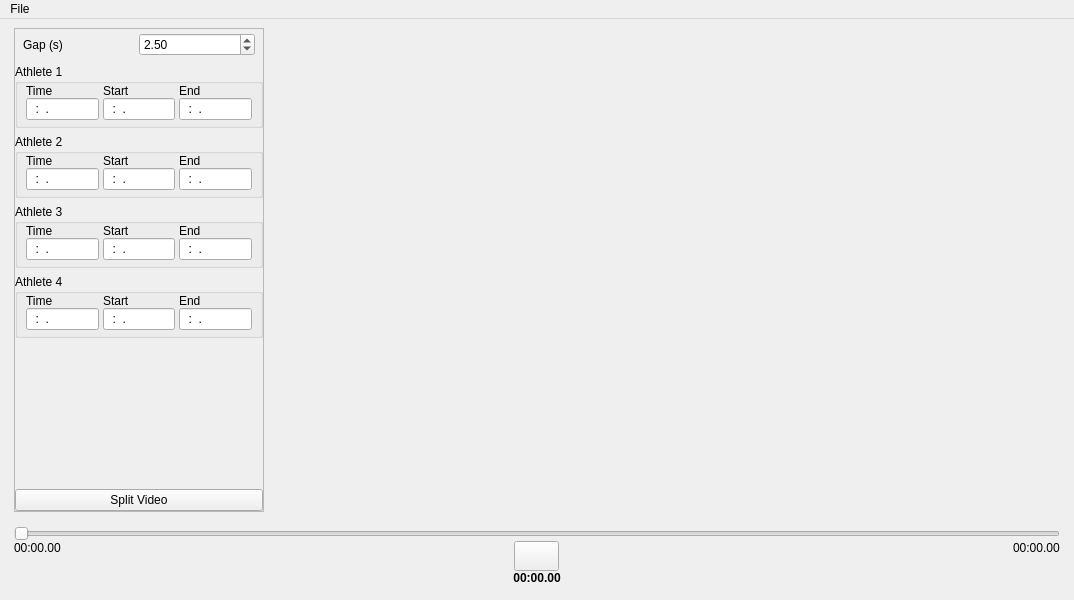
<?xml version="1.0" encoding="UTF-8"?>
<ui version="4.0">
 <class>VideoSplitter</class>
 <widget class="QMainWindow" name="VideoSplitter">
  <property name="geometry">
   <rect>
    <x>0</x>
    <y>0</y>
    <width>1074</width>
    <height>600</height>
   </rect>
  </property>
  <property name="windowTitle">
   <string>Video Slicer</string>
  </property>
  <property name="windowIcon">
   <iconset resource="../Resources/resources.qrc">
    <normaloff>:/Resources/bread.png</normaloff>:/Resources/bread.png</iconset>
  </property>
  <widget class="QWidget" name="centralwidget">
   <layout class="QGridLayout" name="gridLayout_2">
    <property name="leftMargin">
     <number>5</number>
    </property>
    <property name="topMargin">
     <number>0</number>
    </property>
    <property name="rightMargin">
     <number>5</number>
    </property>
    <property name="bottomMargin">
     <number>0</number>
    </property>
    <property name="spacing">
     <number>0</number>
    </property>
    <item row="0" column="0">
     <widget class="QWidget" name="ContainerUpper" native="true">
      <layout class="QGridLayout" name="gridLayout_13">
       <item row="0" column="0">
        <widget class="QScrollArea" name="scrollArea">
         <property name="sizePolicy">
          <sizepolicy hsizetype="Preferred" vsizetype="Preferred">
           <horstretch>0</horstretch>
           <verstretch>0</verstretch>
          </sizepolicy>
         </property>
         <property name="maximumSize">
          <size>
           <width>250</width>
           <height>16777215</height>
          </size>
         </property>
         <property name="focusPolicy">
          <enum>Qt::FocusPolicy::NoFocus</enum>
         </property>
         <property name="widgetResizable">
          <bool>true</bool>
         </property>
         <widget class="QWidget" name="scrollAreaWidgetContents">
          <property name="geometry">
           <rect>
            <x>0</x>
            <y>0</y>
            <width>246</width>
            <height>466</height>
           </rect>
          </property>
          <layout class="QGridLayout" name="gridLayout_7">
           <property name="leftMargin">
            <number>0</number>
           </property>
           <property name="topMargin">
            <number>0</number>
           </property>
           <property name="rightMargin">
            <number>0</number>
           </property>
           <property name="bottomMargin">
            <number>0</number>
           </property>
           <property name="horizontalSpacing">
            <number>0</number>
           </property>
           <item row="8" column="0">
            <widget class="QGroupBox" name="AthleteGB_4">
             <property name="title">
              <string>Athlete 4</string>
             </property>
             <layout class="QGridLayout" name="gridLayout_6">
              <property name="leftMargin">
               <number>8</number>
              </property>
              <property name="topMargin">
               <number>0</number>
              </property>
              <property name="rightMargin">
               <number>8</number>
              </property>
              <property name="bottomMargin">
               <number>5</number>
              </property>
              <property name="horizontalSpacing">
               <number>4</number>
              </property>
              <property name="verticalSpacing">
               <number>0</number>
              </property>
              <item row="1" column="2">
               <widget class="QLineEdit" name="EndLE_4">
                <property name="inputMask">
                 <string>00:00.00</string>
                </property>
               </widget>
              </item>
              <item row="0" column="2" alignment="Qt::AlignmentFlag::AlignBottom">
               <widget class="QLabel" name="End_label_4">
                <property name="text">
                 <string>End</string>
                </property>
               </widget>
              </item>
              <item row="0" column="1" alignment="Qt::AlignmentFlag::AlignBottom">
               <widget class="QLabel" name="Start_label_4">
                <property name="text">
                 <string>Start</string>
                </property>
               </widget>
              </item>
              <item row="1" column="1">
               <widget class="QLineEdit" name="StartLE_4">
                <property name="inputMask">
                 <string>00:00.00</string>
                </property>
               </widget>
              </item>
              <item row="1" column="0">
               <widget class="QLineEdit" name="TimeLE_4">
                <property name="inputMask">
                 <string>00:00.00</string>
                </property>
               </widget>
              </item>
              <item row="0" column="0">
               <widget class="QLabel" name="TimeLabel_4">
                <property name="text">
                 <string>Time</string>
                </property>
               </widget>
              </item>
             </layout>
            </widget>
           </item>
           <item row="4" column="0">
            <widget class="QWidget" name="GapContainer" native="true">
             <layout class="QGridLayout" name="gridLayout_3">
              <property name="leftMargin">
               <number>8</number>
              </property>
              <property name="topMargin">
               <number>4</number>
              </property>
              <property name="rightMargin">
               <number>8</number>
              </property>
              <property name="bottomMargin">
               <number>2</number>
              </property>
              <property name="spacing">
               <number>0</number>
              </property>
              <item row="0" column="0">
               <widget class="QLabel" name="GapLabel">
                <property name="text">
                 <string>Gap (s)</string>
                </property>
               </widget>
              </item>
              <item row="0" column="1">
               <widget class="QDoubleSpinBox" name="GapSB">
                <property name="focusPolicy">
                 <enum>Qt::FocusPolicy::StrongFocus</enum>
                </property>
                <property name="minimum">
                 <double>1.000000000000000</double>
                </property>
                <property name="value">
                 <double>2.500000000000000</double>
                </property>
               </widget>
              </item>
             </layout>
            </widget>
           </item>
           <item row="9" column="0">
            <spacer name="verticalSpacer">
             <property name="orientation">
              <enum>Qt::Orientation::Vertical</enum>
             </property>
             <property name="sizeHint" stdset="0">
              <size>
               <width>20</width>
               <height>40</height>
              </size>
             </property>
            </spacer>
           </item>
           <item row="6" column="0">
            <widget class="QGroupBox" name="AthleteGB_2">
             <property name="title">
              <string>Athlete 2</string>
             </property>
             <layout class="QGridLayout" name="gridLayout_4">
              <property name="leftMargin">
               <number>8</number>
              </property>
              <property name="topMargin">
               <number>0</number>
              </property>
              <property name="rightMargin">
               <number>8</number>
              </property>
              <property name="bottomMargin">
               <number>5</number>
              </property>
              <property name="horizontalSpacing">
               <number>4</number>
              </property>
              <property name="verticalSpacing">
               <number>0</number>
              </property>
              <item row="1" column="2">
               <widget class="QLineEdit" name="EndLE_2">
                <property name="inputMask">
                 <string>00:00.00</string>
                </property>
               </widget>
              </item>
              <item row="0" column="1" alignment="Qt::AlignmentFlag::AlignBottom">
               <widget class="QLabel" name="Start_label_2">
                <property name="text">
                 <string>Start</string>
                </property>
               </widget>
              </item>
              <item row="0" column="2" alignment="Qt::AlignmentFlag::AlignBottom">
               <widget class="QLabel" name="End_label_2">
                <property name="text">
                 <string>End</string>
                </property>
               </widget>
              </item>
              <item row="1" column="1">
               <widget class="QLineEdit" name="StartLE_2">
                <property name="inputMask">
                 <string>00:00.00</string>
                </property>
               </widget>
              </item>
              <item row="1" column="0">
               <widget class="QLineEdit" name="TimeLE_2">
                <property name="inputMask">
                 <string>00:00.00</string>
                </property>
               </widget>
              </item>
              <item row="0" column="0">
               <widget class="QLabel" name="TimeLabel_2">
                <property name="text">
                 <string>Time</string>
                </property>
               </widget>
              </item>
             </layout>
            </widget>
           </item>
           <item row="11" column="0">
            <widget class="QPushButton" name="SplitVidButton">
             <property name="text">
              <string>Split Video</string>
             </property>
            </widget>
           </item>
           <item row="5" column="0">
            <widget class="QGroupBox" name="AthleteGB_1">
             <property name="title">
              <string>Athlete 1</string>
             </property>
             <layout class="QGridLayout" name="gridLayout">
              <property name="leftMargin">
               <number>8</number>
              </property>
              <property name="topMargin">
               <number>0</number>
              </property>
              <property name="rightMargin">
               <number>8</number>
              </property>
              <property name="bottomMargin">
               <number>5</number>
              </property>
              <property name="horizontalSpacing">
               <number>4</number>
              </property>
              <property name="verticalSpacing">
               <number>0</number>
              </property>
              <item row="0" column="2" alignment="Qt::AlignmentFlag::AlignBottom">
               <widget class="QLabel" name="End_label_1">
                <property name="text">
                 <string>End</string>
                </property>
               </widget>
              </item>
              <item row="1" column="1">
               <widget class="QLineEdit" name="StartLE_1">
                <property name="enabled">
                 <bool>true</bool>
                </property>
                <property name="inputMask">
                 <string>00:00.00</string>
                </property>
               </widget>
              </item>
              <item row="0" column="1" alignment="Qt::AlignmentFlag::AlignBottom">
               <widget class="QLabel" name="Start_label_1">
                <property name="text">
                 <string>Start</string>
                </property>
               </widget>
              </item>
              <item row="1" column="2">
               <widget class="QLineEdit" name="EndLE_1">
                <property name="enabled">
                 <bool>true</bool>
                </property>
                <property name="inputMask">
                 <string>00:00.00</string>
                </property>
               </widget>
              </item>
              <item row="0" column="0">
               <widget class="QLabel" name="TimeLabel_1">
                <property name="text">
                 <string>Time</string>
                </property>
               </widget>
              </item>
              <item row="1" column="0">
               <widget class="QLineEdit" name="TimeLE_1">
                <property name="inputMask">
                 <string>00:00.00</string>
                </property>
               </widget>
              </item>
             </layout>
            </widget>
           </item>
           <item row="7" column="0">
            <widget class="QGroupBox" name="AthleteGB_3">
             <property name="title">
              <string>Athlete 3</string>
             </property>
             <layout class="QGridLayout" name="gridLayout_5">
              <property name="leftMargin">
               <number>8</number>
              </property>
              <property name="topMargin">
               <number>0</number>
              </property>
              <property name="rightMargin">
               <number>8</number>
              </property>
              <property name="bottomMargin">
               <number>5</number>
              </property>
              <property name="horizontalSpacing">
               <number>4</number>
              </property>
              <property name="verticalSpacing">
               <number>0</number>
              </property>
              <item row="1" column="2">
               <widget class="QLineEdit" name="EndLE_3">
                <property name="inputMask">
                 <string>00:00.00</string>
                </property>
               </widget>
              </item>
              <item row="0" column="2" alignment="Qt::AlignmentFlag::AlignBottom">
               <widget class="QLabel" name="End_label_3">
                <property name="text">
                 <string>End</string>
                </property>
               </widget>
              </item>
              <item row="1" column="1">
               <widget class="QLineEdit" name="StartLE_3">
                <property name="inputMask">
                 <string>00:00.00</string>
                </property>
               </widget>
              </item>
              <item row="0" column="1" alignment="Qt::AlignmentFlag::AlignBottom">
               <widget class="QLabel" name="Start_label_3">
                <property name="text">
                 <string>Start</string>
                </property>
               </widget>
              </item>
              <item row="1" column="0">
               <widget class="QLineEdit" name="TimeLE_3">
                <property name="inputMask">
                 <string>00:00.00</string>
                </property>
               </widget>
              </item>
              <item row="0" column="0">
               <widget class="QLabel" name="TimeLabel_3">
                <property name="text">
                 <string>Time</string>
                </property>
               </widget>
              </item>
             </layout>
            </widget>
           </item>
          </layout>
         </widget>
        </widget>
       </item>
       <item row="0" column="1">
        <widget class="QWidget" name="VideoWidget" native="true">
         <property name="sizePolicy">
          <sizepolicy hsizetype="Minimum" vsizetype="Minimum">
           <horstretch>0</horstretch>
           <verstretch>0</verstretch>
          </sizepolicy>
         </property>
         <property name="mouseTracking">
          <bool>true</bool>
         </property>
        </widget>
       </item>
      </layout>
     </widget>
    </item>
    <item row="1" column="0">
     <widget class="QWidget" name="AnalysisMediaContainerOuter" native="true">
      <property name="maximumSize">
       <size>
        <width>16777215</width>
        <height>79</height>
       </size>
      </property>
      <layout class="QGridLayout" name="gridLayout_12">
       <property name="topMargin">
        <number>5</number>
       </property>
       <property name="rightMargin">
        <number>9</number>
       </property>
       <property name="bottomMargin">
        <number>5</number>
       </property>
       <property name="spacing">
        <number>0</number>
       </property>
       <item row="1" column="0">
        <widget class="QWidget" name="AnalysisVideoContainerInner" native="true">
         <layout class="QGridLayout" name="gridLayout_11">
          <property name="leftMargin">
           <number>0</number>
          </property>
          <property name="topMargin">
           <number>0</number>
          </property>
          <property name="rightMargin">
           <number>0</number>
          </property>
          <property name="bottomMargin">
           <number>0</number>
          </property>
          <property name="spacing">
           <number>0</number>
          </property>
          <item row="0" column="1">
           <spacer name="horizontalSpacer">
            <property name="orientation">
             <enum>Qt::Orientation::Horizontal</enum>
            </property>
            <property name="sizeHint" stdset="0">
             <size>
              <width>179</width>
              <height>19</height>
             </size>
            </property>
           </spacer>
          </item>
          <item row="0" column="3">
           <spacer name="horizontalSpacer_2">
            <property name="orientation">
             <enum>Qt::Orientation::Horizontal</enum>
            </property>
            <property name="sizeHint" stdset="0">
             <size>
              <width>179</width>
              <height>20</height>
             </size>
            </property>
           </spacer>
          </item>
          <item row="0" column="2" alignment="Qt::AlignmentFlag::AlignTop">
           <widget class="QWidget" name="AnalysisContainerButtons" native="true">
            <layout class="QGridLayout" name="gridLayout_8">
             <property name="leftMargin">
              <number>0</number>
             </property>
             <property name="topMargin">
              <number>0</number>
             </property>
             <property name="rightMargin">
              <number>0</number>
             </property>
             <property name="bottomMargin">
              <number>0</number>
             </property>
             <property name="horizontalSpacing">
              <number>10</number>
             </property>
             <property name="verticalSpacing">
              <number>0</number>
             </property>
             <item row="0" column="0" alignment="Qt::AlignmentFlag::AlignHCenter|Qt::AlignmentFlag::AlignVCenter">
              <widget class="QPushButton" name="PlayPauseButton">
               <property name="minimumSize">
                <size>
                 <width>45</width>
                 <height>30</height>
                </size>
               </property>
               <property name="cursor">
                <cursorShape>PointingHandCursor</cursorShape>
               </property>
               <property name="mouseTracking">
                <bool>false</bool>
               </property>
               <property name="focusPolicy">
                <enum>Qt::FocusPolicy::NoFocus</enum>
               </property>
               <property name="layoutDirection">
                <enum>Qt::LayoutDirection::LeftToRight</enum>
               </property>
               <property name="icon">
                <iconset resource="../Resources/resources.qrc">
                 <normaloff>:/Resources/pause-play.png</normaloff>:/Resources/pause-play.png</iconset>
               </property>
               <property name="checkable">
                <bool>true</bool>
               </property>
               <property name="checked">
                <bool>false</bool>
               </property>
              </widget>
             </item>
             <item row="1" column="0">
              <widget class="QLabel" name="CurrentTimeLabel">
               <property name="font">
                <font>
                 <bold>true</bold>
                </font>
               </property>
               <property name="text">
                <string>00:00.00</string>
               </property>
               <property name="alignment">
                <set>Qt::AlignmentFlag::AlignCenter</set>
               </property>
              </widget>
             </item>
            </layout>
           </widget>
          </item>
          <item row="0" column="4" alignment="Qt::AlignmentFlag::AlignTop">
           <widget class="QLabel" name="EndTimeLabel">
            <property name="text">
             <string>00:00.00</string>
            </property>
           </widget>
          </item>
          <item row="0" column="0" alignment="Qt::AlignmentFlag::AlignTop">
           <widget class="QLabel" name="StartTimeLabel">
            <property name="text">
             <string>00:00.00</string>
            </property>
           </widget>
          </item>
         </layout>
        </widget>
       </item>
       <item row="0" column="0">
        <widget class="QSlider" name="VideoSlider">
         <property name="cursor">
          <cursorShape>PointingHandCursor</cursorShape>
         </property>
         <property name="focusPolicy">
          <enum>Qt::FocusPolicy::NoFocus</enum>
         </property>
         <property name="maximum">
          <number>10000000</number>
         </property>
         <property name="orientation">
          <enum>Qt::Orientation::Horizontal</enum>
         </property>
        </widget>
       </item>
      </layout>
     </widget>
    </item>
   </layout>
  </widget>
  <widget class="QMenuBar" name="menuBar">
   <property name="geometry">
    <rect>
     <x>0</x>
     <y>0</y>
     <width>1074</width>
     <height>33</height>
    </rect>
   </property>
   <property name="maximumSize">
    <size>
     <width>16777215</width>
     <height>16777215</height>
    </size>
   </property>
   <widget class="QMenu" name="menuNew">
    <property name="tearOffEnabled">
     <bool>false</bool>
    </property>
    <property name="title">
     <string>File</string>
    </property>
    <addaction name="actionNew"/>
   </widget>
   <addaction name="menuNew"/>
  </widget>
  <action name="actionSave">
   <property name="text">
    <string>New</string>
   </property>
  </action>
  <action name="actionSave_As">
   <property name="text">
    <string>Save As</string>
   </property>
  </action>
  <action name="actionExport_PDF">
   <property name="text">
    <string>Export PDF</string>
   </property>
  </action>
  <action name="actionNew">
   <property name="text">
    <string>New...</string>
   </property>
  </action>
 </widget>
 <tabstops>
  <tabstop>GapSB</tabstop>
  <tabstop>TimeLE_1</tabstop>
  <tabstop>StartLE_1</tabstop>
  <tabstop>EndLE_1</tabstop>
  <tabstop>TimeLE_2</tabstop>
  <tabstop>StartLE_2</tabstop>
  <tabstop>EndLE_2</tabstop>
  <tabstop>TimeLE_3</tabstop>
  <tabstop>StartLE_3</tabstop>
  <tabstop>EndLE_3</tabstop>
  <tabstop>TimeLE_4</tabstop>
  <tabstop>StartLE_4</tabstop>
  <tabstop>EndLE_4</tabstop>
  <tabstop>SplitVidButton</tabstop>
 </tabstops>
 <resources>
  <include location="../Resources/resources.qrc"/>
 </resources>
 <connections/>
</ui>
